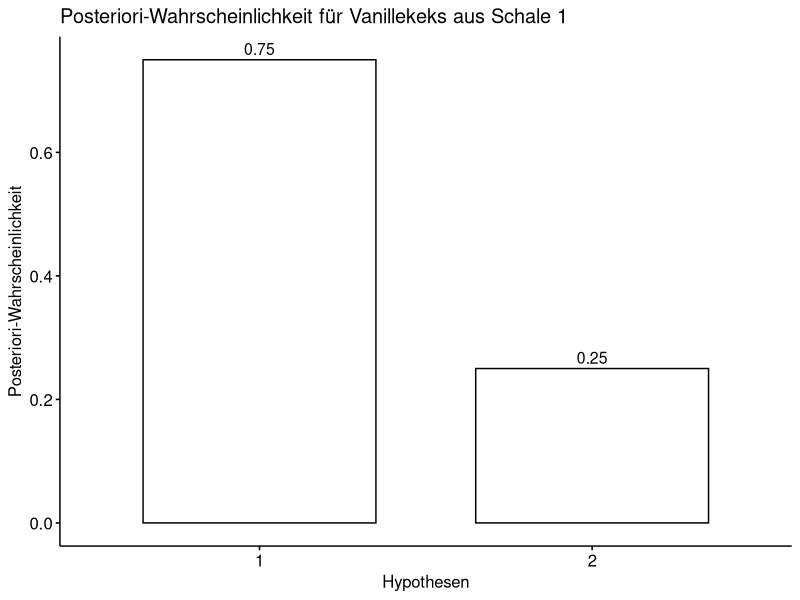

Source code (R):
## ---- chunk 1
knitr::opts_chunk$set(fig.pos = 'H',
                      fig.asp = 0.618,
                      fig.width = 4,
                      fig.cap = "", 
                      fig.path = "",
                      echo = FALSE,
                      message = FALSE,
                      fig.show = "hold")
## ---- chunk 2
#| message: false
library(tidyverse)
library(ggpubr)
## ---- chunk 3
#| echo: false
d <-
  tibble(
    # definiere die Hypothesen (das "Gitter"): 
    Hypothesen = c(1,2),
    # bestimme den Priori-Wert:       
    Priori  = c(2/3, 1/3)) |> 
    mutate(
      # berechne Likelihood für jeden Gitterwert:
      Likelihood = c(3/4, 2/4),
      # berechen unstand. Posteriori-Werte:
      unstd_Post = Likelihood * Priori,
      # berechne stand. Posteriori-Werte (summiert zu 1):
      Post = unstd_Post / sum(unstd_Post))  

d %>% 
  knitr::kable(digits=2)
## ---- chunk 4
ggbarplot(data = d, x = "Hypothesen", y = "Post", 
       ylab = "Posteriori-Wahrscheinlichkeit", xlab = "Hypothesen",
       title = "Posteriori-Wahrscheinlichkeit für Vanillekeks aus Schale 1",
       label = TRUE)
## ---- chunk 5
#| echo: false
d <-
  tibble(
    # definiere die Hypothesen (das "Gitter"): 
    p_Gitter = c(1, 2),
    # bestimme den Priori-Wert:       
    Priori  = c(2, 1)) %>%  
    mutate(
      # berechne Likelihood für jeden Gitterwert:
      Likelihood = c(3/4, 2/4),
      # berechen unstand. Posteriori-Werte:
      unstd_Post = Likelihood * Priori,
      # berechne stand. Posteriori-Werte (summiert zu 1):
      Post = unstd_Post / sum(unstd_Post))  

d %>% 
  knitr::kable(digits=2)
